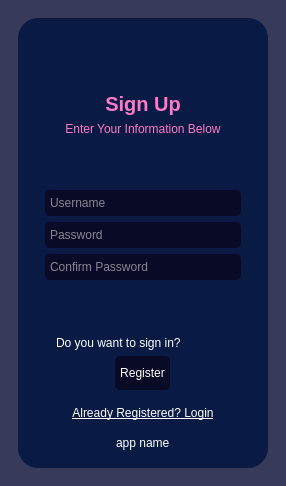
<?xml version="1.0" encoding="UTF-8"?>
<ui version="4.0">
 <class>MainWindow</class>
 <widget class="QMainWindow" name="MainWindow">
  <property name="windowTitle">
   <string>MainWindow</string>
  </property>
  <property name="styleSheet">
   <string notr="true">*{
	border:none;
	background-color:transparent;
	background:transparent;
	padding:0;
	margin:0;
	color:#fff;
}
#centralwidget{
	background-color:rgb(56, 58, 89);
}
#widget{
	background-color:rgb(9,27,68);
	border-radius:20px;
}
QLineEdit{
	background-color:rgb(9,10,37);
	padding:5px 3px;
	border-radius:5px;
}
QPushButton{
	background-color:rgb(9,10,37);
	padding:10px 5px;
	border-radius:5px;
}
#to_register,#to_login{
	background-color:transparent;
}</string>
  </property>
  <widget class="QWidget" name="centralwidget">
   <layout class="QVBoxLayout" name="verticalLayout">
    <item>
     <widget class="QFrame" name="frame">
      <property name="frameShape">
       <enum>QFrame::StyledPanel</enum>
      </property>
      <property name="frameShadow">
       <enum>QFrame::Raised</enum>
      </property>
      <layout class="QVBoxLayout" name="verticalLayout_2">
       <item alignment="Qt::AlignHCenter">
        <widget class="QWidget" name="widget" native="true">
         <property name="minimumSize">
          <size>
           <width>250</width>
           <height>450</height>
          </size>
         </property>
         <property name="maximumSize">
          <size>
           <width>250</width>
           <height>450</height>
          </size>
         </property>
         <layout class="QVBoxLayout" name="verticalLayout_3">
          <item>
           <widget class="QStackedWidget" name="stackedWidget">
            <property name="styleSheet">
             <string notr="true"/>
            </property>
            <property name="currentIndex">
             <number>0</number>
            </property>
            <widget class="QWidget" name="Registerpage">
             <layout class="QVBoxLayout" name="verticalLayout_5">
              <item alignment="Qt::AlignHCenter">
               <widget class="QLabel" name="label">
                <property name="minimumSize">
                 <size>
                  <width>50</width>
                  <height>50</height>
                 </size>
                </property>
                <property name="maximumSize">
                 <size>
                  <width>50</width>
                  <height>50</height>
                 </size>
                </property>
                <property name="text">
                 <string/>
                </property>
                <property name="pixmap">
                 <pixmap>target.png</pixmap>
                </property>
                <property name="scaledContents">
                 <bool>true</bool>
                </property>
               </widget>
              </item>
              <item>
               <widget class="QLabel" name="label_2">
                <property name="font">
                 <font>
                  <pointsize>15</pointsize>
                  <bold>true</bold>
                 </font>
                </property>
                <property name="styleSheet">
                 <string notr="true">color:rgb(254,121,199);</string>
                </property>
                <property name="text">
                 <string>Sign Up</string>
                </property>
                <property name="alignment">
                 <set>Qt::AlignHCenter|Qt::AlignTop</set>
                </property>
               </widget>
              </item>
              <item>
               <widget class="QLabel" name="label_3">
                <property name="styleSheet">
                 <string notr="true">color:rgb(254,121,199);</string>
                </property>
                <property name="text">
                 <string>Enter Your Information Below</string>
                </property>
                <property name="alignment">
                 <set>Qt::AlignHCenter|Qt::AlignTop</set>
                </property>
               </widget>
              </item>
              <item>
               <spacer name="verticalSpacer">
                <property name="orientation">
                 <enum>Qt::Vertical</enum>
                </property>
                <property name="sizeHint" stdset="0">
                 <size>
                  <width>20</width>
                  <height>40</height>
                 </size>
                </property>
               </spacer>
              </item>
              <item>
               <widget class="QFrame" name="frame_2">
                <property name="frameShape">
                 <enum>QFrame::StyledPanel</enum>
                </property>
                <property name="frameShadow">
                 <enum>QFrame::Raised</enum>
                </property>
                <layout class="QVBoxLayout" name="verticalLayout_4">
                 <item>
                  <widget class="QLineEdit" name="lineEdit">
                   <property name="placeholderText">
                    <string>Username</string>
                   </property>
                  </widget>
                 </item>
                 <item>
                  <widget class="QLineEdit" name="lineEdit_2">
                   <property name="placeholderText">
                    <string>Password</string>
                   </property>
                  </widget>
                 </item>
                 <item>
                  <widget class="QLineEdit" name="lineEdit_3">
                   <property name="placeholderText">
                    <string>Confirm Password</string>
                   </property>
                  </widget>
                 </item>
                </layout>
               </widget>
              </item>
              <item>
               <spacer name="verticalSpacer_2">
                <property name="orientation">
                 <enum>Qt::Vertical</enum>
                </property>
                <property name="sizeHint" stdset="0">
                 <size>
                  <width>20</width>
                  <height>40</height>
                 </size>
                </property>
               </spacer>
              </item>
              <item>
               <widget class="QCheckBox" name="checkBox">
                <property name="text">
                 <string>Do you want to sign in?</string>
                </property>
               </widget>
              </item>
              <item alignment="Qt::AlignHCenter">
               <widget class="QPushButton" name="pushButton">
                <property name="text">
                 <string>Register</string>
                </property>
               </widget>
              </item>
              <item alignment="Qt::AlignHCenter">
               <widget class="QPushButton" name="to_login">
                <property name="font">
                 <font>
                  <underline>true</underline>
                 </font>
                </property>
                <property name="text">
                 <string>Already Registered? Login</string>
                </property>
               </widget>
              </item>
              <item alignment="Qt::AlignHCenter">
               <widget class="QLabel" name="label_4">
                <property name="text">
                 <string>app name</string>
                </property>
               </widget>
              </item>
             </layout>
            </widget>
            <widget class="QWidget" name="loginpage">
             <layout class="QVBoxLayout" name="verticalLayout_7">
              <item alignment="Qt::AlignHCenter">
               <widget class="QLabel" name="label_7">
                <property name="minimumSize">
                 <size>
                  <width>50</width>
                  <height>50</height>
                 </size>
                </property>
                <property name="maximumSize">
                 <size>
                  <width>50</width>
                  <height>50</height>
                 </size>
                </property>
                <property name="text">
                 <string/>
                </property>
                <property name="pixmap">
                 <pixmap>../games/alien.png</pixmap>
                </property>
                <property name="scaledContents">
                 <bool>true</bool>
                </property>
               </widget>
              </item>
              <item alignment="Qt::AlignHCenter">
               <widget class="QLabel" name="label_8">
                <property name="font">
                 <font>
                  <pointsize>15</pointsize>
                  <bold>true</bold>
                 </font>
                </property>
                <property name="styleSheet">
                 <string notr="true">color:rgb(254,121,199);</string>
                </property>
                <property name="text">
                 <string>Log In</string>
                </property>
                <property name="alignment">
                 <set>Qt::AlignHCenter|Qt::AlignTop</set>
                </property>
               </widget>
              </item>
              <item alignment="Qt::AlignHCenter">
               <widget class="QLabel" name="label_5">
                <property name="styleSheet">
                 <string notr="true">color:rgb(254,121,199);</string>
                </property>
                <property name="text">
                 <string>Enter Your Information Below</string>
                </property>
                <property name="alignment">
                 <set>Qt::AlignHCenter|Qt::AlignTop</set>
                </property>
               </widget>
              </item>
              <item>
               <spacer name="verticalSpacer_4">
                <property name="orientation">
                 <enum>Qt::Vertical</enum>
                </property>
                <property name="sizeHint" stdset="0">
                 <size>
                  <width>20</width>
                  <height>50</height>
                 </size>
                </property>
               </spacer>
              </item>
              <item>
               <widget class="QFrame" name="frame_3">
                <property name="frameShape">
                 <enum>QFrame::StyledPanel</enum>
                </property>
                <property name="frameShadow">
                 <enum>QFrame::Raised</enum>
                </property>
                <layout class="QVBoxLayout" name="verticalLayout_6">
                 <item>
                  <widget class="QLineEdit" name="lineEdit_4">
                   <property name="placeholderText">
                    <string>Username</string>
                   </property>
                  </widget>
                 </item>
                 <item>
                  <widget class="QLineEdit" name="lineEdit_5">
                   <property name="placeholderText">
                    <string>Password</string>
                   </property>
                  </widget>
                 </item>
                </layout>
               </widget>
              </item>
              <item>
               <spacer name="verticalSpacer_3">
                <property name="orientation">
                 <enum>Qt::Vertical</enum>
                </property>
                <property name="sizeHint" stdset="0">
                 <size>
                  <width>20</width>
                  <height>49</height>
                 </size>
                </property>
               </spacer>
              </item>
              <item alignment="Qt::AlignHCenter">
               <widget class="QPushButton" name="pushButton_4">
                <property name="text">
                 <string>Log In</string>
                </property>
               </widget>
              </item>
              <item alignment="Qt::AlignHCenter">
               <widget class="QPushButton" name="to_register">
                <property name="font">
                 <font>
                  <underline>true</underline>
                 </font>
                </property>
                <property name="text">
                 <string>Not Registered? Sign Up</string>
                </property>
               </widget>
              </item>
              <item>
               <widget class="QLabel" name="label_6">
                <property name="text">
                 <string>app name</string>
                </property>
               </widget>
              </item>
             </layout>
            </widget>
           </widget>
          </item>
         </layout>
        </widget>
       </item>
      </layout>
     </widget>
    </item>
   </layout>
  </widget>
 </widget>
 <resources>
  <include location="myresource.qrc"/>
 </resources>
 <connections/>
</ui>
